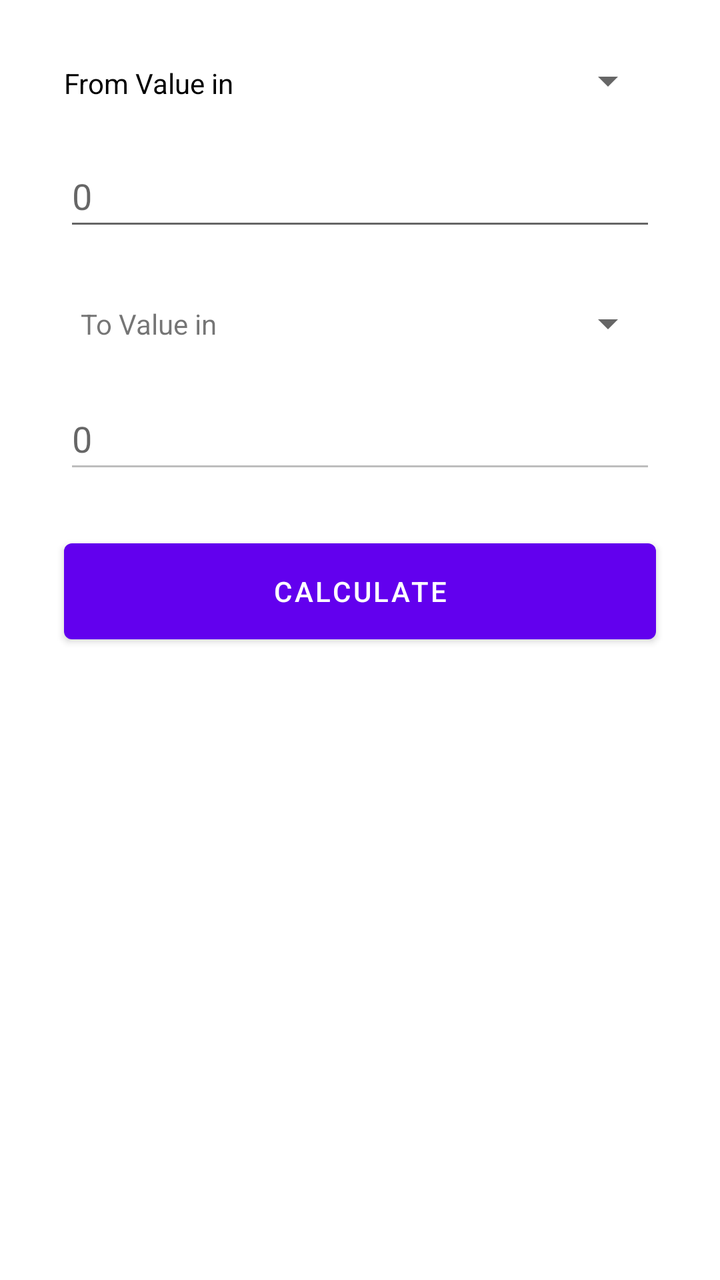
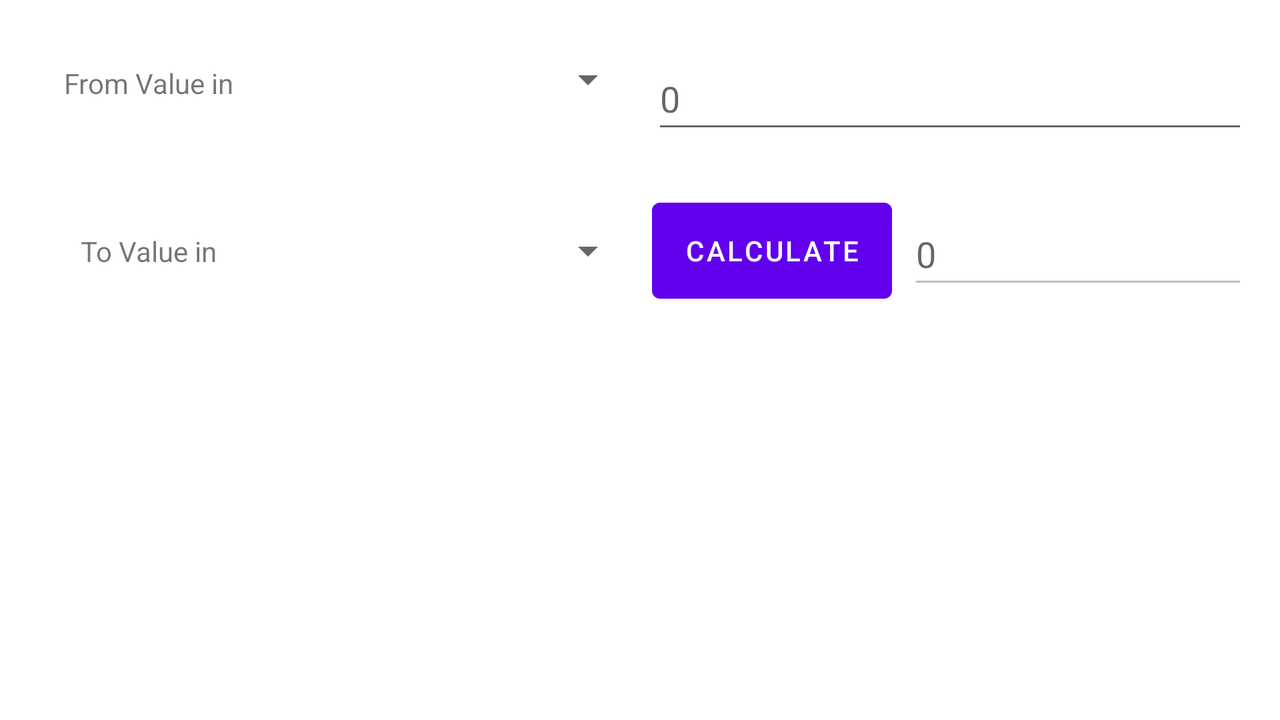

First picture: res/layout/ on a phone held upright. Second picture: the repository's own variant of that layout, on a device whose configuration matches the variant's folder. Source for both follows.
<!-- AndroidManifest.xml: application theme Theme.CurrencyConverter -->
<!-- res/layout/activity_main.xml -->
<?xml version="1.0" encoding="utf-8"?>
<androidx.constraintlayout.widget.ConstraintLayout xmlns:android="http://schemas.android.com/apk/res/android"
    xmlns:app="http://schemas.android.com/apk/res-auto"
    xmlns:tools="http://schemas.android.com/tools"
    android:layout_width="match_parent"
    android:layout_height="match_parent"
    tools:context=".MainActivity">

    <TextView
        android:id="@+id/txtFrom"
        android:layout_width="wrap_content"
        android:layout_height="wrap_content"
        android:layout_marginStart="32dp"
        android:layout_marginTop="32dp"
        android:text="@string/from_value_in"
        android:textColor="#000000"
        app:layout_constraintStart_toStartOf="parent"
        app:layout_constraintTop_toTopOf="parent"
        tools:ignore="TextContrastCheck" />

    <Spinner
        android:id="@+id/spFrom"
        android:layout_width="0dp"
        android:layout_height="48dp"
        android:layout_marginStart="8dp"
        app:layout_constraintBottom_toBottomOf="@+id/txtFrom"
        app:layout_constraintEnd_toEndOf="@+id/ValInput"
        app:layout_constraintStart_toEndOf="@+id/txtFrom"
        app:layout_constraintTop_toTopOf="@+id/txtFrom"
        app:layout_constraintVertical_bias="0.551"
        tools:ignore="SpeakableTextPresentCheck" />

    <EditText
        android:id="@+id/ValInput"
        android:layout_width="0dp"
        android:layout_height="wrap_content"
        android:layout_marginTop="8dp"
        android:layout_marginEnd="32dp"
        android:autofillHints="0"
        android:ems="10"
        android:hint="@string/txtFill"
        android:inputType="numberDecimal"
        android:minHeight="48dp"
        android:selectAllOnFocus="false"
        app:layout_constraintEnd_toEndOf="parent"
        app:layout_constraintStart_toStartOf="@+id/txtFrom"
        app:layout_constraintTop_toBottomOf="@+id/spFrom"
        tools:ignore="DuplicateSpeakableTextCheck" />

    <Space
        android:id="@+id/Space"
        android:layout_width="0dp"
        android:layout_height="0dp"
        android:layout_marginTop="8dp"
        app:layout_constraintEnd_toEndOf="parent"
        app:layout_constraintStart_toStartOf="parent"
        app:layout_constraintTop_toBottomOf="@+id/ValInput" />

    <Spinner
        android:id="@+id/spTo"
        android:layout_width="0dp"
        android:layout_height="48dp"
        app:layout_constraintBottom_toBottomOf="@+id/txtFrom2"
        app:layout_constraintEnd_toEndOf="@+id/spFrom"
        app:layout_constraintHorizontal_bias="0.0"
        app:layout_constraintStart_toStartOf="@+id/spFrom"
        app:layout_constraintTop_toTopOf="@+id/txtFrom2"
        app:layout_constraintVertical_bias="0.517"
        tools:ignore="SpeakableTextPresentCheck" />

    <TextView
        android:id="@+id/txtFrom2"
        android:layout_width="wrap_content"
        android:layout_height="wrap_content"
        android:layout_marginTop="24dp"
        android:text="@string/to_value_in"
        app:layout_constraintEnd_toEndOf="@+id/txtFrom"
        app:layout_constraintStart_toStartOf="@+id/txtFrom"
        app:layout_constraintTop_toBottomOf="@+id/Space" />

    <EditText
        android:id="@+id/ValOutput"
        android:layout_width="0dp"
        android:layout_height="wrap_content"
        android:layout_marginTop="8dp"
        android:autofillHints=""
        android:ems="10"
        android:enabled="false"
        android:hint="@string/txtFill"
        android:inputType="none"
        android:minHeight="48dp"
        android:selectAllOnFocus="false"
        app:layout_constraintEnd_toEndOf="@+id/ValInput"
        app:layout_constraintStart_toStartOf="@+id/ValInput"
        app:layout_constraintTop_toBottomOf="@+id/spTo" />

    <Space
        android:id="@+id/space"
        android:layout_width="0dp"
        android:layout_height="0dp"
        android:layout_marginTop="8dp"
        app:layout_constraintEnd_toEndOf="parent"
        app:layout_constraintStart_toStartOf="parent"
        app:layout_constraintTop_toBottomOf="@+id/ValOutput" />

    <Button
        android:id="@+id/btnCalc"
        android:layout_width="0dp"
        android:layout_height="60dp"
        android:layout_marginTop="16dp"
        android:text="@string/calculate"
        app:layout_constraintEnd_toEndOf="@+id/ValOutput"
        app:layout_constraintStart_toStartOf="@+id/ValOutput"
        app:layout_constraintTop_toBottomOf="@+id/space"
        app:rippleColor="#9979D3"
        app:strokeColor="#F1F1F1" />


</androidx.constraintlayout.widget.ConstraintLayout>
<!-- resources referenced by this layout -->
<resources>
  <string name="calculate">Calculate</string>
  <string name="from_value_in">From Value in</string>
  <string name="to_value_in">To Value in</string>
  <string name="txtFill">0</string>
  <style name="Theme.CurrencyConverter" parent="Theme.MaterialComponents.DayNight.DarkActionBar">
          
          <item name="colorPrimary">@color/purple_500</item>
          <item name="colorPrimaryVariant">@color/purple_700</item>
          <item name="colorOnPrimary">@color/white</item>
          
          <item name="colorSecondary">@color/teal_200</item>
          <item name="colorSecondaryVariant">@color/teal_700</item>
          <item name="colorOnSecondary">@color/black</item>
          
          <item name="android:statusBarColor">?attr/colorPrimaryVariant</item>
          
          <item name="android:iconTint">@color/black</item>
      </style>
</resources>
<!-- res/layout-land/activity_main.xml (the repository's variant of the layout above) -->
<!-- drawn on the phone turned sideways -->
<?xml version="1.0" encoding="utf-8"?>
<androidx.constraintlayout.widget.ConstraintLayout xmlns:android="http://schemas.android.com/apk/res/android"
    xmlns:app="http://schemas.android.com/apk/res-auto"
    xmlns:tools="http://schemas.android.com/tools"
    android:layout_width="match_parent"
    android:layout_height="match_parent"
    tools:context=".MainActivity">

        <TextView
            android:id="@+id/txtFrom"
            android:layout_width="wrap_content"
            android:layout_height="wrap_content"
            android:layout_marginStart="32dp"
            android:layout_marginTop="32dp"
            android:text="@string/from_value_in"
            app:layout_constraintStart_toStartOf="parent"
            app:layout_constraintTop_toTopOf="parent" />

        <Spinner
            android:id="@+id/spFrom"
            android:layout_width="201dp"
            android:layout_height="56dp"
            app:layout_constraintBottom_toBottomOf="@+id/txtFrom"
            app:layout_constraintStart_toEndOf="@+id/txtFrom"
            app:layout_constraintTop_toTopOf="@+id/txtFrom"
            app:layout_constraintVertical_bias="0.551"
            tools:ignore="SpeakableTextPresentCheck" />

        <EditText
            android:id="@+id/ValInput"
            android:layout_width="0dp"
            android:layout_height="wrap_content"
            android:layout_marginStart="8dp"
            android:layout_marginEnd="16dp"
            android:autofillHints="0"
            android:ems="10"
            android:hint="@string/txtFill"
            android:inputType="numberDecimal"
            android:minHeight="48dp"
            android:selectAllOnFocus="false"
            android:textColor="@color/black"
            app:layout_constraintBottom_toTopOf="@+id/btnCalc"
            app:layout_constraintEnd_toEndOf="parent"
            app:layout_constraintStart_toEndOf="@+id/spFrom"
            app:layout_constraintTop_toTopOf="parent"
            app:layout_constraintVertical_bias="0.5"
            tools:ignore="DuplicateSpeakableTextCheck" />

        <Spinner
            android:id="@+id/spTo"
            android:layout_width="0dp"
            android:layout_height="48dp"
            app:layout_constraintBottom_toBottomOf="@+id/txtFrom2"
            app:layout_constraintEnd_toEndOf="@+id/spFrom"
            app:layout_constraintHorizontal_bias="0.0"
            app:layout_constraintStart_toEndOf="@+id/txtFrom"
            app:layout_constraintTop_toTopOf="@+id/txtFrom2"
            app:layout_constraintVertical_bias="0.517"
            tools:ignore="SpeakableTextPresentCheck" />

        <TextView
            android:id="@+id/txtFrom2"
            android:layout_width="wrap_content"
            android:layout_height="wrap_content"
            android:layout_marginTop="65dp"
            android:text="@string/to_value_in"
            app:layout_constraintEnd_toEndOf="@+id/txtFrom"
            app:layout_constraintStart_toStartOf="@+id/txtFrom"
            app:layout_constraintTop_toBottomOf="@+id/txtFrom" />

        <EditText
            android:id="@+id/ValOutput"
            android:layout_width="0dp"
            android:layout_height="0dp"
            android:layout_marginStart="8dp"
            android:autofillHints=""
            android:ems="10"
            android:enabled="false"
            android:hint="@string/txtFill"
            android:inputType="none"
            android:minHeight="48dp"
            android:selectAllOnFocus="false"
            android:textColor="#000000"
            app:layout_constraintBottom_toBottomOf="@+id/spTo"
            app:layout_constraintEnd_toEndOf="@+id/ValInput"
            app:layout_constraintStart_toEndOf="@+id/btnCalc"
            app:layout_constraintTop_toTopOf="@+id/spTo" />

        <Button
            android:id="@+id/btnCalc"
            android:layout_width="0dp"
            android:layout_height="60dp"
            android:shadowColor="@color/black"
            android:text="@string/calculate"
            app:layout_constraintBottom_toBottomOf="@+id/spTo"
            app:layout_constraintStart_toStartOf="@+id/ValInput"
            app:layout_constraintTop_toTopOf="@+id/spTo"
            app:rippleColor="#9979D3"
            app:strokeColor="#F1F1F1" />

</androidx.constraintlayout.widget.ConstraintLayout>
